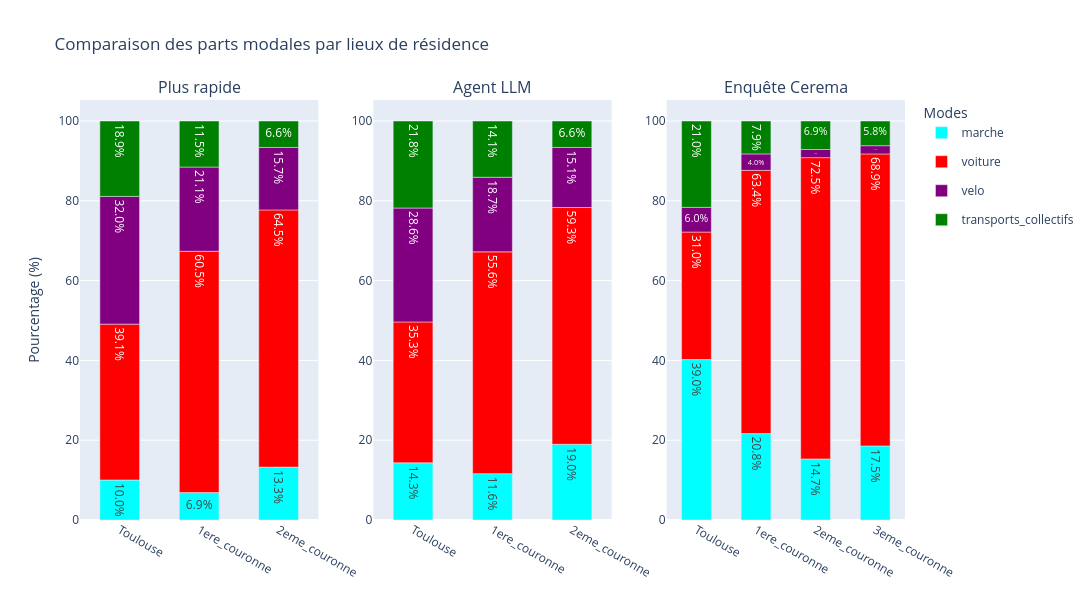

This figure's notebook cell:
### Code cell
bar_graph(moves, cerema["parts_modales_2023"]["lieu_residence"], "Comparaison des parts modales par lieux de résidence", x_name="Lieu de résidence")

### Figure 1 — Plotly figure (JSON) as saved in the notebook; plotly's stock layout.template omitted (floating-point values rounded to 4 significant figures)
{"data": [{"legendgroup": "marche", "marker": {"color": "cyan"}, "name": "marche", "showlegend": true, "text": ["10.024301336573512", "6.866325785244704", "13.253012048192772"], "textposition": "inside", "texttemplate": "%{text:.1f}%", "type": "bar", "x": ["Toulouse", "1ere_couronne", "2eme_couronne"], "xaxis": "x", "y": [165, 94, 44], "yaxis": "y"}, {"legendgroup": "voiture", "marker": {"color": "red"}, "name": "voiture", "showlegend": true, "text": ["39.0643985419198", "60.48210372534697", "64.45783132530121"], "textposition": "inside", "texttemplate": "%{text:.1f}%", "type": "bar", "x": ["Toulouse", "1ere_couronne", "2eme_couronne"], "xaxis": "x", "y": [643, 828, 214], "yaxis": "y"}, {"legendgroup": "velo", "marker": {"color": "purple"}, "name": "velo", "showlegend": true, "text": ["32.01701093560146", "21.110299488677867", "15.66265060240964"], "textposition": "inside", "texttemplate": "%{text:.1f}%", "type": "bar", "x": ["Toulouse", "1ere_couronne", "2eme_couronne"], "xaxis": "x", "y": [527, 289, 52], "yaxis": "y"}, {"legendgroup": "transports_collectifs", "marker": {"color": "green"}, "name": "transports_collectifs", "showlegend": true, "text": ["18.894289185905226", "11.541271000730461", "6.626506024096386"], "textposition": "inside", "texttemplate": "%{text:.1f}%", "type": "bar", "x": ["Toulouse", "1ere_couronne", "2eme_couronne"], "xaxis": "x", "y": [311, 158, 22], "yaxis": "y"}, {"legendgroup": "marche", "marker": {"color": "cyan"}, "name": "marche", "showlegend": false, "text": ["14.33778857837181", "11.614317019722426", "18.97590361445783"], "textposition": "inside", "texttemplate": "%{text:.1f}%", "type": "bar", "x": ["Toulouse", "1ere_couronne", "2eme_couronne"], "xaxis": "x2", "y": [236, 159, 63], "yaxis": "y2"}, {"legendgroup": "voiture", "marker": {"color": "red"}, "name": "voiture", "showlegend": false, "text": ["35.297691373025515", "55.588020452885324", "59.337349397590366"], "textposition": "inside", "texttemplate": "%{text:.1f}%", "type": "bar", "x": ["Toulouse", "1ere_couronne", "2eme_couronne"], "xaxis": "x2", "y": [581, 761, 197], "yaxis": "y2"}, {"legendgroup": "velo", "marker": {"color": "purple"}, "name": "velo", "showlegend": false, "text": ["28.554070473876063", "18.699780861943026", "15.060240963855422"], "textposition": "inside", "texttemplate": "%{text:.1f}%", "type": "bar", "x": ["Toulouse", "1ere_couronne", "2eme_couronne"], "xaxis": "x2", "y": [470, 256, 50], "yaxis": "y2"}, {"legendgroup": "transports_collectifs", "marker": {"color": "green"}, "name": "transports_collectifs", "showlegend": false, "text": ["21.810449574726608", "14.097881665449233", "6.626506024096386"], "textposition": "inside", "texttemplate": "%{text:.1f}%", "type": "bar", "x": ["Toulouse", "1ere_couronne", "2eme_couronne"], "xaxis": "x2", "y": [359, 193, 22], "yaxis": "y2"}, {"legendgroup": "marche", "marker": {"color": "cyan"}, "name": "marche", "showlegend": false, "text": ["39.0", "20.792079207920793", "14.705882352941178", "17.475728155339805"], "textposition": "inside", "texttemplate": "%{text:.1f}%", "type": "bar", "x": ["Toulouse", "1ere_couronne", "2eme_couronne", "3eme_couronne"], "xaxis": "x3", "y": [39, 21, 15, 18], "yaxis": "y3"}, {"legendgroup": "voiture", "marker": {"color": "red"}, "name": "voiture", "showlegend": false, "text": ["31.0", "63.366336633663366", "72.54901960784314", "68.93203883495146"], "textposition": "inside", "texttemplate": "%{text:.1f}%", "type": "bar", "x": ["Toulouse", "1ere_couronne", "2eme_couronne", "3eme_couronne"], "xaxis": "x3", "y": [31, 64, 74, 71], "yaxis": "y3"}, {"legendgroup": "velo", "marker": {"color": "purple"}, "name": "velo", "showlegend": false, "text": ["6.0", "3.9603960396039604", "1.9607843137254901", "1.9417475728155338"], "textposition": "inside", "texttemplate": "%{text:.1f}%", "type": "bar", "x": ["Toulouse", "1ere_couronne", "2eme_couronne", "3eme_couronne"], "xaxis": "x3", "y": [6, 4, 2, 2], "yaxis": "y3"}, {"legendgroup": "transports_collectifs", "marker": {"color": "green"}, "name": "transports_collectifs", "showlegend": false, "text": ["21.0", "7.920792079207921", "6.862745098039216", "5.825242718446602"], "textposition": "inside", "texttemplate": "%{text:.1f}%", "type": "bar", "x": ["Toulouse", "1ere_couronne", "2eme_couronne", "3eme_couronne"], "xaxis": "x3", "y": [21, 8, 7, 6], "yaxis": "y3"}], "layout": {"annotations": [{"font": {"size": 16}, "showarrow": false, "text": "Plus rapide", "x": 0.1444, "xanchor": "center", "xref": "paper", "y": 1.0, "yanchor": "bottom", "yref": "paper"}, {"font": {"size": 16}, "showarrow": false, "text": "Agent LLM", "x": 0.5, "xanchor": "center", "xref": "paper", "y": 1.0, "yanchor": "bottom", "yref": "paper"}, {"font": {"size": 16}, "showarrow": false, "text": "Enquête Cerema", "x": 0.8556, "xanchor": "center", "xref": "paper", "y": 1.0, "yanchor": "bottom", "yref": "paper"}], "bargap": 0.5, "barmode": "relative", "barnorm": "percent", "height": 600, "legend": {"title": {"text": "Modes"}}, "title": {"text": "Comparaison des parts modales par lieux de résidence"}, "width": 1300, "xaxis": {"anchor": "y", "categoryarray": ["Toulouse", "1ere_couronne", "2eme_couronne", "3eme_couronne"], "categoryorder": "array", "domain": [0.0, 0.2889], "showgrid": false, "type": "category"}, "xaxis2": {"anchor": "y2", "categoryarray": ["Toulouse", "1ere_couronne", "2eme_couronne", "3eme_couronne"], "categoryorder": "array", "domain": [0.3556, 0.6444], "showgrid": false, "type": "category"}, "xaxis3": {"anchor": "y3", "categoryarray": ["Toulouse", "1ere_couronne", "2eme_couronne", "3eme_couronne"], "categoryorder": "array", "domain": [0.7111, 1.0], "showgrid": false, "type": "category"}, "yaxis": {"anchor": "x", "domain": [0.0, 1.0], "title": {"text": "Pourcentage (%)"}}, "yaxis2": {"anchor": "x2", "domain": [0.0, 1.0]}, "yaxis3": {"anchor": "x3", "domain": [0.0, 1.0]}}}
